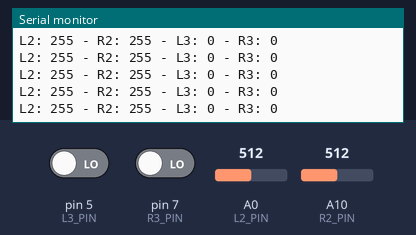
This sketch was run on a simulated Arduino Leonardo, built with avr-gcc and run on an emulated ATmega32U4. On the bench: the last lines printed to the serial monitor. The inputs (shaded band) are chosen by the test bench; at power-on: A0 (L2_PIN) = 512, A10 (R2_PIN) = 512, pin 5 (L3_PIN) LOW, pin 7 (R3_PIN) LOW. USB keyboard and mouse output is not drawn.

Above: at 1.2 s.
1.3 s: A0 (L2_PIN) set to 306
At 2.3 s:
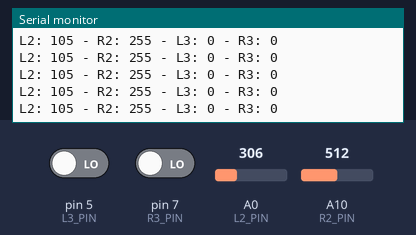
2.8 s: A10 (R2_PIN) set to 306
At 3.5 s:
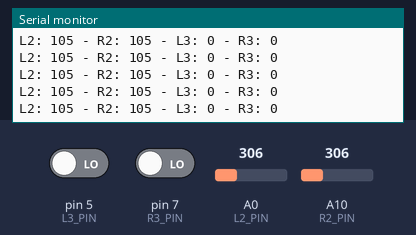
4.3 s: pin 5 (L3_PIN) driven HIGH
At 4.8 s:
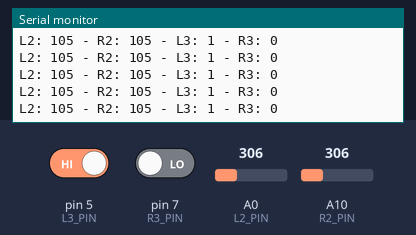
7.3 s: pin 7 (R3_PIN) driven HIGH
At 8.4 s:
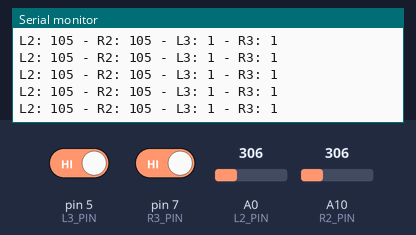
8.8 s: A0 (L2_PIN) set to 122
At 9.7 s:
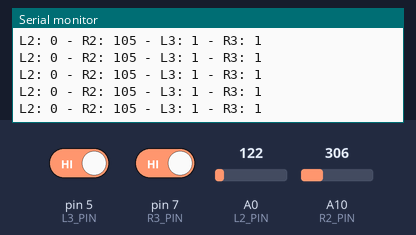
10.3 s: A10 (R2_PIN) set to 122
At 11.2 s:
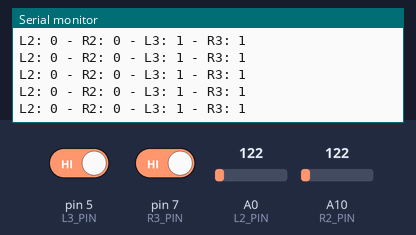
Timing chart, 0 to 12.8 s (numbered marks = the images above; inputs shaded):
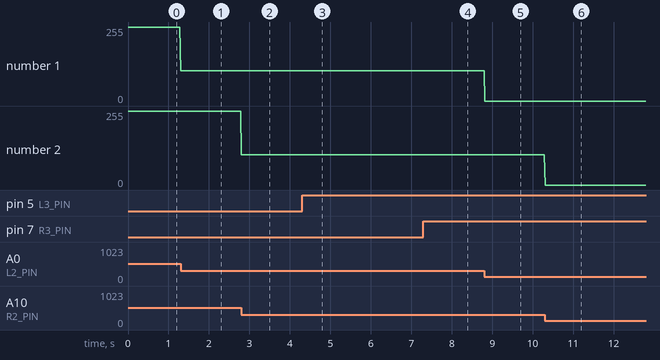

Measured:
- after the input at 1.3 s, the serial monitor: prints a new line at once (image 1)
- after the input at 2.8 s, the serial monitor: prints a new line at once (image 2)
- after the input at 4.3 s, the serial monitor: prints a new line at once (image 3)
- after the input at 7.3 s, the serial monitor: prints a new line at once (image 4)
- after the input at 8.8 s, the serial monitor: prints a new line at once (image 5)
- after the input at 10.3 s, the serial monitor: prints a new line at once (image 6)
- plotted number 1: 255 → 105 after the input at 1.3 s

The sketch:

AnalogControllers.ino
```cpp
//FROM https://github.com/MHeironimus/ArduinoJoystickLibrary
#include <Joystick.h>

// Pin definitions for analog inputs
const int R2_PIN = 10; // Analog pin for R2
const int L2_PIN = 18; // Analog pin for L2
const int R3_PIN = 7;
const int L3_PIN = 5;

// Create an instance of the Joystick class
Joystick_ Joystick;

void setup() {
  // Initialize the Joystick library with default configuration
  Joystick.begin();

  // Initialize analog pins
  pinMode(R2_PIN, INPUT);
  pinMode(L2_PIN, INPUT);
  pinMode(R3_PIN, INPUT);
  pinMode(L3_PIN, INPUT);

  // Print setup info to Serial Monitor
  Serial.begin(9600);
  Serial.println("Setup complete. Starting joystick simulation.");
}

void loop() {
  // Read and map the analog value for R2
  int R2Value = analogRead(R2_PIN);
  R2Value = map(R2Value, 170, 500, 0, 255); // Adjust map range for R2
  R2Value = constrain(R2Value, 0, 255); // Ensure value is within 0-255 range

  // Read and map the analog value for L2
  int L2Value = analogRead(L2_PIN);
  L2Value = map(L2Value, 170, 500, 0, 255); // Adjust map range for L2
  L2Value = constrain(L2Value, 0, 255); // Ensure value is within 0-255 range

  Joystick.setRxAxisRange(0, 255);
  Joystick.setRyAxisRange(0, 255);
  // Update the analog axes (assuming you use X and Y axes)
  Joystick.setRxAxis(L2Value); // Set the analog value for the X axis
  Joystick.setRyAxis(R2Value); // Set the analog value for the Y axis

  int R3Value = digitalRead(R3_PIN);
  Joystick.setButton(1, R3Value);

  int L3Value = digitalRead(L3_PIN);
  Joystick.setButton(0, L3Value);

  // Print the results to the Serial Monitor
  Serial.print("L2: ");
  Serial.print(L2Value);
  Serial.print(" - R2: ");
  Serial.print(R2Value);
  Serial.print(" - L3: ");
  Serial.print(L3Value);
  Serial.print(" - R3: ");
  Serial.println(R3Value);

  // Wait for 20 milliseconds before the next loop
  delay(20);
}
```
